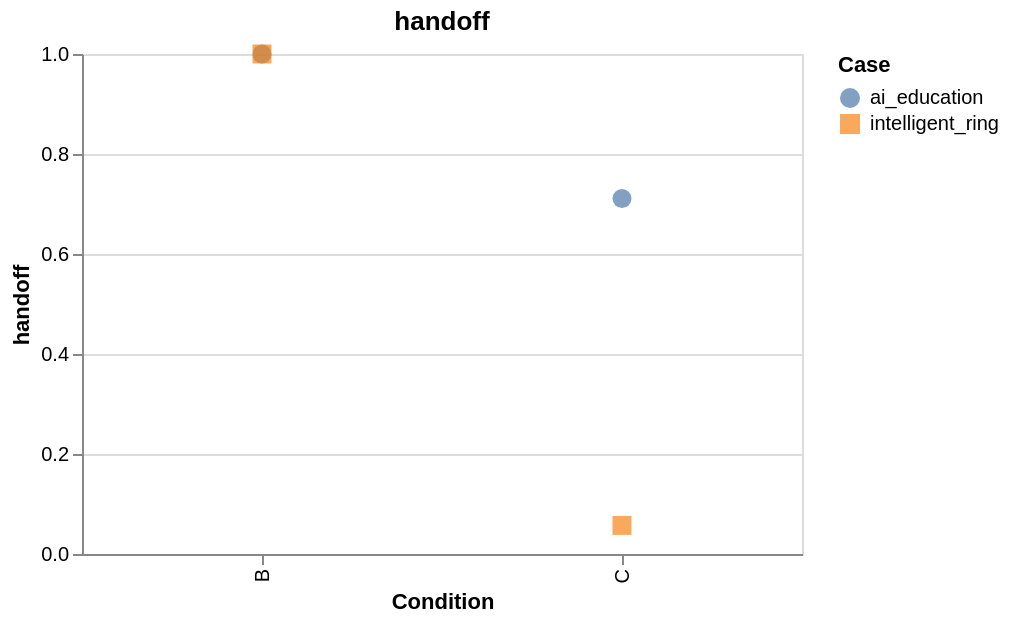

Source (Vega-Lite JSON):
### Vega-Lite specification from a JSON file in a GitHub repository (floating-point values rounded to 4 significant figures)
{"config": {"view": {"continuousWidth": 300, "continuousHeight": 300}}, "data": {"values": [{"case_id": "ai_education", "condition": "B", "value": 1.0}, {"case_id": "ai_education", "condition": "C", "value": 0.7111}, {"case_id": "intelligent_ring", "condition": "C", "value": 0.05714}, {"case_id": "intelligent_ring", "condition": "B", "value": 1.0}]}, "mark": {"type": "point", "filled": true, "size": 90}, "encoding": {"color": {"field": "case_id", "title": "Case", "type": "nominal"}, "shape": {"field": "case_id", "type": "nominal"}, "tooltip": [{"field": "case_id", "type": "nominal"}, {"field": "condition", "type": "nominal"}, {"field": "value", "type": "quantitative"}], "x": {"field": "condition", "sort": ["A", "B", "C", "D"], "title": "Condition", "type": "nominal"}, "y": {"field": "value", "scale": {"zero": false}, "title": "handoff", "type": "quantitative"}}, "height": 250, "title": "handoff", "width": 360, "$schema": "https://vega.github.io/schema/vega-lite/v6.4.1.json"}
